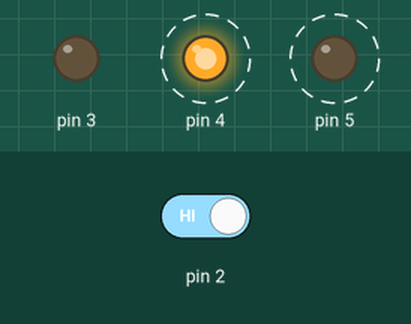
Bench run of a sketch on a simulated Arduino Uno, built with avr-gcc and run on an emulated ATmega328P. On the bench: output pins drawn as LEDs (lit = HIGH). Dashed ring = blinking. The test bench sets the inputs (shaded band); at power-on: pin 2 HIGH.

Above: at 1.8 s.
1.9 s: pin 2 driven LOW
At 2.37 s:
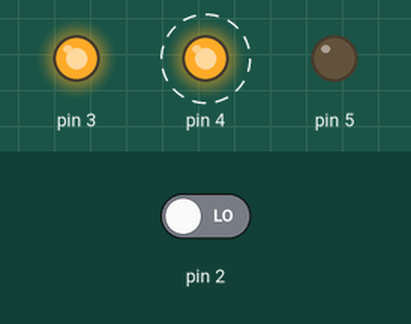
4.9 s: pin 2 driven HIGH
At 5.12 s:
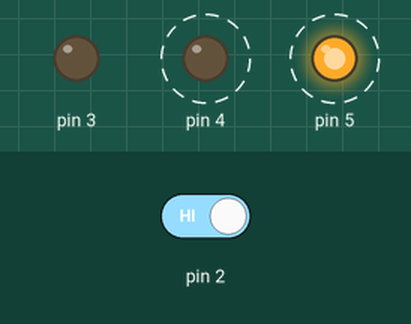
Timing chart, 0 to 13.9 s (numbered marks = the images above; inputs shaded):
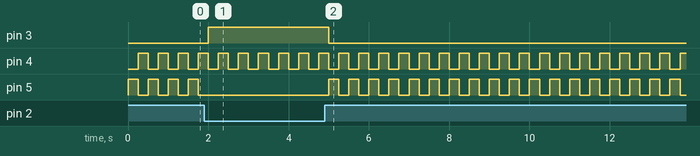

The sketch:

02-spaceship_interface.ino
```cpp
int switchState = 0;
/**
 * setup - excecute once
 * Return: none
 *
 */

 void setup() {
  // put your setup code here, to run once:
  pinMode(3, OUTPUT);
  pinMode(4, OUTPUT);
  pinMode(5, OUTPUT);
  pinMode(2, INPUT);

}

/**
 * loop - infinite loop
 * Return: none
 *
 */
void loop() {
  // put your main code here, to run repeatedly:
  switchState = digitalRead(2);   /*reads the state of the circuit if on(1) or off(0)*/

  if (switchState == 0)
  {
    digitalWrite(3, 1); /*Turns on the green light and turns off the red lights*/
    digitalWrite(4, 0);
    digitalWrite(5, 0);
  }
  else
  {
    digitalWrite(3, 0); /*Turns on the last red light and turns off the rest*/
    digitalWrite(4, 0);
    digitalWrite(5, 1);
  }

  delay(250);

  digitalWrite(4, 1);
  digitalWrite(5, 0);

  delay(250);

}
```

Measured:
- after the input at 1.9 s, pin 3: LOW → HIGH after 0.10 s; pin 5: stops changing and stays LOW
- after the input at 4.9 s, pin 3: HIGH → LOW after 0.10 s; pin 5: alternates HIGH for 0.25 s and LOW for 0.25 s, starting after 0.10 s
- by itself, pin 4, pin 5: alternates HIGH for 0.25 s and LOW for 0.25 s
